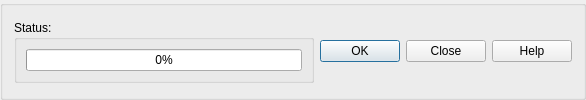
    <widget class="QGroupBox" name="groupBox_MainBottom">
     <property name="sizePolicy">
      <sizepolicy hsizetype="Minimum" vsizetype="Preferred">
       <horstretch>0</horstretch>
       <verstretch>0</verstretch>
      </sizepolicy>
     </property>
     <property name="minimumSize">
      <size>
       <width>500</width>
       <height>0</height>
      </size>
     </property>
     <property name="title">
      <string/>
     </property>
     <layout class="QGridLayout" name="gridLayout">
      <item row="0" column="0">
       <widget class="QGroupBox" name="groupBox">
        <property name="sizePolicy">
         <sizepolicy hsizetype="Minimum" vsizetype="Fixed">
          <horstretch>0</horstretch>
          <verstretch>0</verstretch>
         </sizepolicy>
        </property>
        <property name="minimumSize">
         <size>
          <width>300</width>
          <height>45</height>
         </size>
        </property>
        <property name="title">
         <string>Status:</string>
        </property>
        <layout class="QGridLayout" name="gridLayout_5">
         <item row="0" column="0">
          <widget class="QProgressBar" name="progressBar">
           <property name="value">
            <number>0</number>
           </property>
          </widget>
         </item>
        </layout>
       </widget>
      </item>
      <item row="0" column="1">
       <widget class="QDialogButtonBox" name="buttonBox">
        <property name="enabled">
         <bool>true</bool>
        </property>
        <property name="sizePolicy">
         <sizepolicy hsizetype="Fixed" vsizetype="Fixed">
          <horstretch>0</horstretch>
          <verstretch>0</verstretch>
         </sizepolicy>
        </property>
        <property name="layoutDirection">
         <enum>Qt::LeftToRight</enum>
        </property>
        <property name="autoFillBackground">
         <bool>false</bool>
        </property>
        <property name="orientation">
         <enum>Qt::Horizontal</enum>
        </property>
        <property name="standardButtons">
         <set>QDialogButtonBox::Close|QDialogButtonBox::Ok</set>
        </property>
        <property name="centerButtons">
         <bool>false</bool>
        </property>
       </widget>
      </item>
      <item row="0" column="2">
       <widget class="QPushButton" name="pushButton_help">
        <property name="sizePolicy">
         <sizepolicy hsizetype="Fixed" vsizetype="Fixed">
          <horstretch>0</horstretch>
          <verstretch>0</verstretch>
         </sizepolicy>
        </property>
        <property name="text">
         <string>Help</string>
        </property>
       </widget>
      </item>
     </layout>
    </widget>
